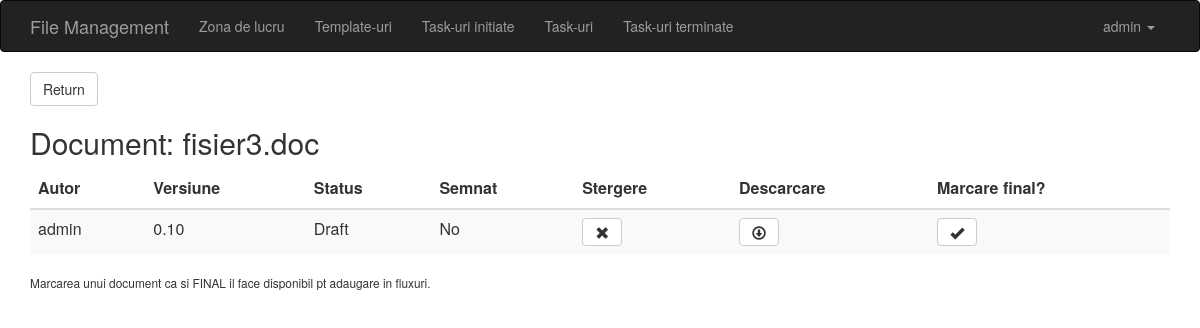
Screenshot of /documents/30/view (signed in) with the database file from the repository.
### documents/models.py (models this page shows, shortened)
class Document(models.Model):
    docfile = models.FileField(upload_to='documents/%Y/%m/%d/')
    filename = models.CharField(max_length=100, null=True, blank=True)
    author = models.ForeignKey(User, related_name='documents', null=True, blank=True)
    created_on = models.DateTimeField(blank=False, default=now)
    last_modified = models.DateTimeField(blank=False, default=now)
    abstract = models.CharField(max_length=100, null=True, blank=True)
    keywords = models.CharField(max_length=100, null=True, blank=True)
    status = models.IntegerField(
        choices=DocumentState.CHOICES, default=DocumentState.DRAFT)
    version = models.FloatField(null=False, blank=False, default=0.1)
    signed = models.BooleanField(null=False, blank=False, default=False)
    stale = models.BooleanField(null=False, blank=False, default=False)
    stale_on = models.DateTimeField(null=True, blank=True)
    def file_link(self):
        if self.docfile:
            return "<a download href='%s'>download</a>" % (self.docfile.url,)
        else:
            return "No attachment"
    file_link.allow_tags = True

### documents/views.py (the view)
# urls.py: url(r'^(?P<pk>\d+)/view', views.DocumentDetailView.as_view(), name='document_detail'),
class DocumentDetailView(DetailView):
    model = Document
    template_name = 'document_detail.html'
    def get_queryset(self):
        current_user_docs = Document.objects.all()
        current_doc = current_user_docs.filter(pk=self.kwargs.get(self.pk_url_kwarg)).first()
        return current_user_docs.filter(filename=current_doc.filename)
    def get_context_data(self, **kwargs):
        context = super(DocumentDetailView, self).get_context_data(**kwargs)
        context['documents'] = self.get_queryset()
        context['doc_name'] = context['documents'].first().filename
        return context

### user/context_processors/role_types.py (called while the page is built)
def user_roles(request):
    return {
        'READER': UserRoles.READER,
        'CONTRIBUTOR': UserRoles.CONTRIBUTOR,
        'MANAGEMENT': UserRoles.MANAGEMENT,
        'ADMIN': UserRoles.ADMIN,
    }

### documents/templates/document_detail.html
{% extends "base.html" %}
{% block content %}
<a href="{% url 'workspace' %}" class="btn btn-default">
    Return
</a>
{% if documents %}
<h2>Document: {{doc_name}}</h2>
<table class="table table-striped">
        <thead>
            <tr>
                <th>Autor</th>
                <th>Versiune</th>
                <th>Status</th>
                <th>Semnat</th>
                {% if request.user.profile.role > 1 %}
                <th>Stergere</th>
                {% endif %}
                <th>Descarcare</th>
                <th>Marcare final?</th>
            </tr>
        </thead>
        <tbody>
        {% for req in documents %}
            {% if req.author == request.user and req.status < 3 %}
            <tr>
                <td> {{ req.author }}</td>
                <td> {{ req.version|floatformat:2 }}</td>
                <td> {{ req.get_status_display }} </td>
                <td> {{ req.signed|yesno:"Yes,No" }}</td>
                <td>
                    {% if request.user.profile.role > 1 %}
                      {% if request.user.username == req.author.username %}
                      <a class="btn btn-m btn-default btn-icon" href="{% url 'remove_document' pk=req.id %}"
                       title="Remove document">
                      <span class="glyphicon glyphicon-remove" aria-hidden="true"></span>
                      {% endif %}
                    {% endif %}
                </a>
              </td>
              <td>
                <a class="btn btn-m btn-default btn-icon" href="{% url 'download' pk=req.id %}"
                 title="Download document">
                <span class="glyphicon glyphicon-download" aria-hidden="true"></span>
                </a>
              </td>
              <td>
                 {% if req.status == 0 %}
                <a class="btn btn-m btn-default btn-icon" href="{% url 'make_final' pk=req.id %}"
                 title="Make document final">
                <span class="glyphicon glyphicon-ok" aria-hidden="true"></span>
                    {% else %}
                        Document incompatibil.
                    {% endif %}
                </a>
              </td>
            </tr>
            {% endif %}
        {% endfor %}
        </tbody>
</table>
<p><small>Marcarea unui document ca si FINAL il face disponibil pt adaugare in fluxuri.</small></p>
{% else %}
  <p>No documents uploaded yet.</p>
{% endif %}
{% endblock %}

### file_management/templates/navbar.html (shortened to what this page needs)
<nav class="navbar navbar-default navbar-inverse">
  <div class="container">
    <div class="navbar-header">
      <a class="navbar-brand" href="{% url 'home' %}">File Management</a>
    </div>
    <div id="navbar" class="navbar-collapse collapse">
        <ul class="nav navbar-nav">
          <li>
              <a href="{% url 'workspace' %}">Zona de lucru</a>
          </li>
            <li>
                <a href="{% url 'template_list' %}">Template-uri</a>
            </li>
          <li>
              <a href="{% url 'init_tasks' %}">Task-uri initiate</a>
          </li>
          <li>
              <a href="{% url 'current_tasks' %}">Task-uri</a>
          </li>
          <li>
              <a href="{% url 'fin_tasks' %}">Task-uri terminate</a>
          </li>
        </ul>
        <ul class="nav navbar-nav navbar-right">
            <li class="dropdown">
                <a href="#" class="dropdown-toggle" data-toggle="dropdown" role="button" aria-haspopup="true"
                    aria-expanded="false"> {{ user.username }}
                    <span class="caret"></span>
                </a>
            </li>
        </ul>
    </div>
  </div>
</nav>

### rows the page displays
Document: filename "fisier3.doc", author "admin", version "0.10", status "Draft", signed "No"

### other values shown
{{ user.username }} "admin"
